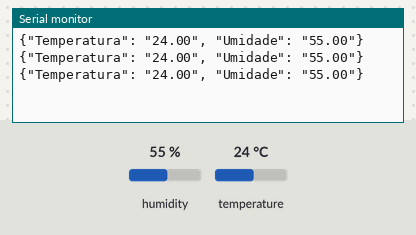
Bench run of a sketch on a simulated Arduino Uno, built with avr-gcc and run on an emulated ATmega328P. Parts: the last lines printed to the serial monitor. The inputs (shaded band) are chosen by the test bench; at power-on: humidity 55 %, temperature 24 °C.

Above: at 2.8 s.
2.9 s: humidity set to 22 %
At 5.5 s:
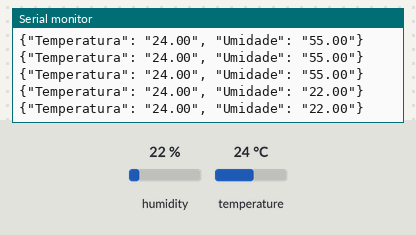
5.6 s: temperature set to 12 °C
At 6.9 s:
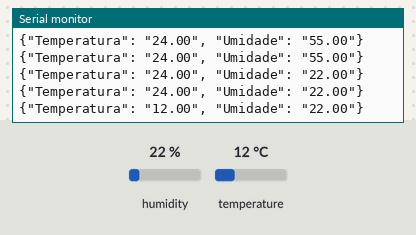
8.3 s: humidity set to 40 %
At 9.6 s:
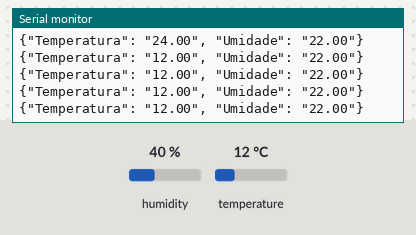
Timing chart, 0 to 11.3 s (numbered marks = the images above; inputs shaded):
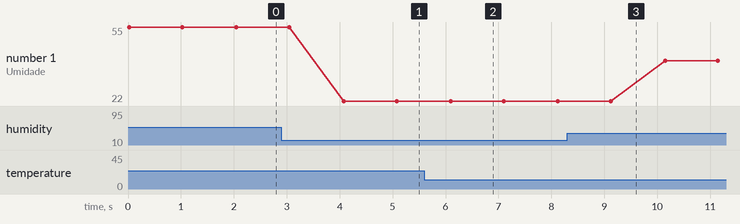

Measured:
- after the input at 2.9 s, the serial monitor: prints a new line after 1.2 s (image 1)
- after the input at 5.6 s, the serial monitor: prints a new line after 0.50 s (image 2)
- plotted number 1: 55 → 22 after the input at 2.9 s, 22 → 40 after the input at 8.3 s

The sketch:

mini-estacao-meteorologica.ino
```cpp
/*
  Como Criar Coisas Inteligentes com Arduino, NodeJS e Docker - Boa Vista (RR)
  Facilitador:        Prof. Orlewilson Bentes Maia
  Autor:              Seu nome
  Data Criacao:       15/09/2018
  Descricao:          Criar mini estação meteorológica
*/
// Inclui a biblioteca DHT
#include "DHT.h"

// Porta na qual lerá os valores do sensor DHT
int dthPorta = A0;

// Cria um objeto da classe dht
DHT dht(dthPorta, DHT11);

// variáveis que armazenarão os valores lidos do sensor DHT
float valorTemp;
float valorUmidade;

// Função para atrasar em n segundos
void atraso (int n){

   // Funcao do Arduino para parar durante um certo tempo em milisegundos (ms)
  delay(1000 * n); // atraso em n segundos

}

// Função para mostrar valores lidos dos sensores no LCD
void mostrarValores(float temperatura, float umidade){

  Serial.println("{\"Temperatura\": \"" + String(temperatura) + "\", \"Umidade\": \"" + String(umidade) + "\"}");
}

void setup(){

  // inicia a porta serial
  Serial.begin(9600);
}

void loop(){
  // ler os valores dos sensores
  valorUmidade = dht.readHumidity();
  valorTemp = dht.readTemperature();

  // envia valores para a porta serial
  mostrarValores(valorTemp, valorUmidade);

  atraso(1);
}
```
